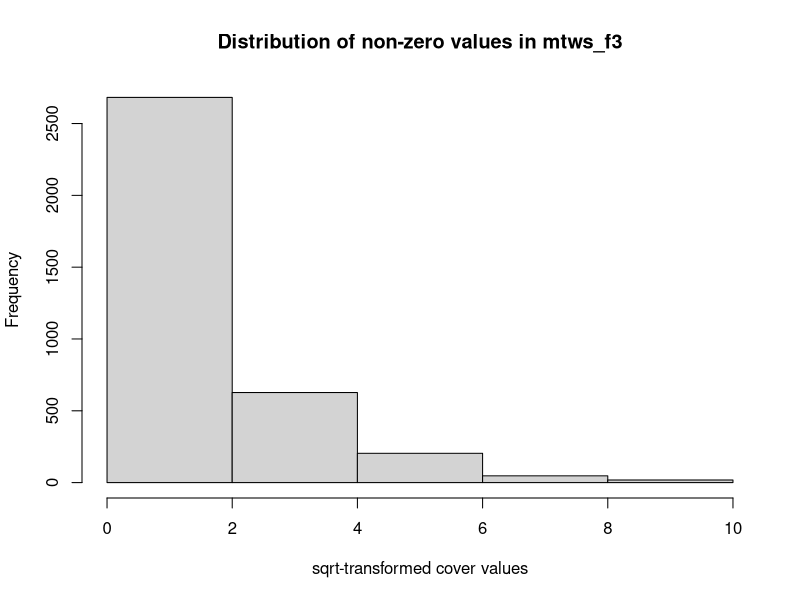
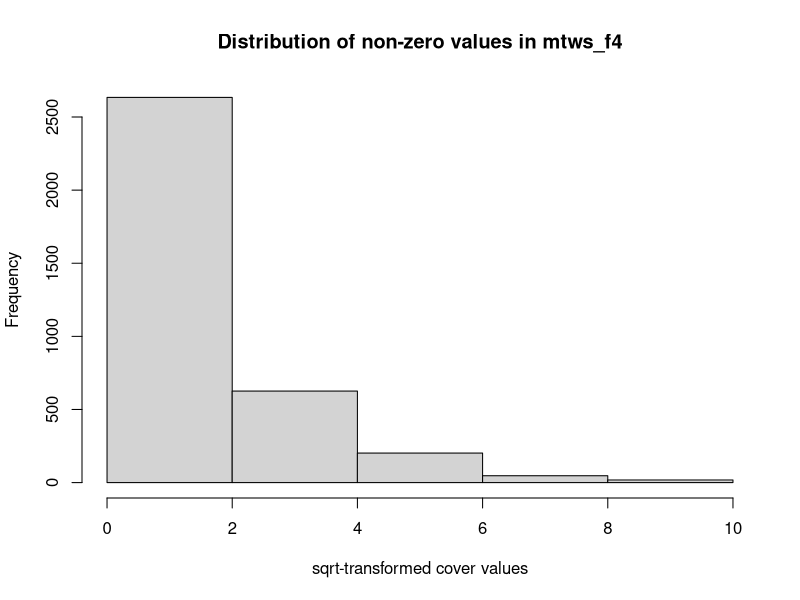
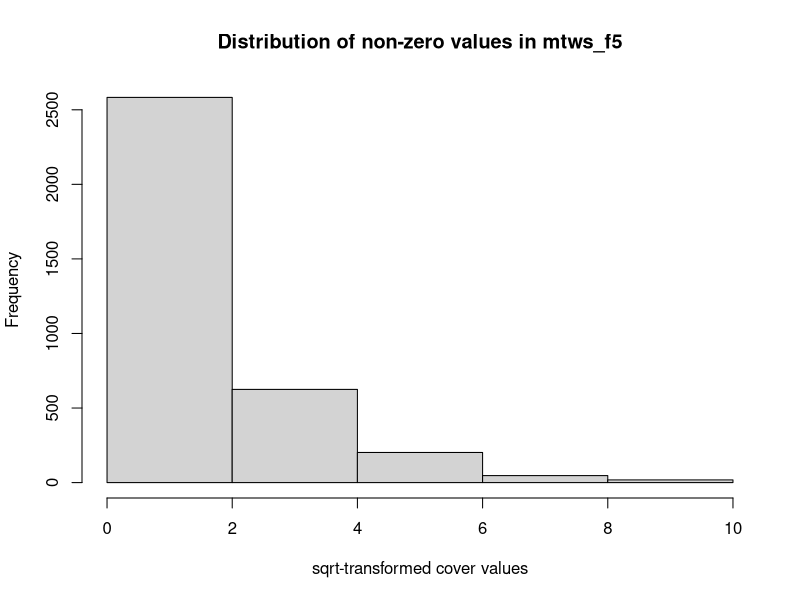

R code for these plots, in order:
# ==============================================================================
# Script Name: Data Preprocessing and Filtering for Modified TWINSPAN
# Description: This script cleans raw geobotanical plot data, removes empty 
#              plots/species, and generates frequency-filtered matrices. 
#              While thresholds of 3, 4, and 5 are computed for sensitivity 
#              testing, freq >= 4 is established as the optimal threshold for 
#              the final analysis to balance noise reduction and rare syntaxa 
#              preservation.
# ==============================================================================


# ------------------------------------------------------------------------------
# 0. LOAD REQUIRED PACKAGES
# ------------------------------------------------------------------------------
library(dplyr) # For efficient data manipulation

# ------------------------------------------------------------------------------
# 1. READ AND PREPARE RAW DATA
# ------------------------------------------------------------------------------
# Read the dataset. The first column must contain the unique plot IDs.
df <- read.csv("ready_data_AD_DM.csv", header = TRUE, check.names = FALSE)

# Extract plot IDs
plot_id <- df[[1]]

# Isolate the species matrix by dropping the ID column
comm <- df[, -1, drop = FALSE]

# Ensure all community data columns are numeric; replace NAs with 0
comm[] <- lapply(comm, function(x) as.numeric(as.character(x)))
comm[is.na(comm)] <- 0

# Assign plot IDs as row names for community matrix operations
rownames(comm) <- plot_id

# explicitly convert to data.frame
comm <- as.data.frame(comm)

# ------------------------------------------------------------------------------
# 2. BASIC DIAGNOSTICS OF RAW DATA
# ------------------------------------------------------------------------------
n_plots   <- nrow(comm)
n_species <- ncol(comm)

# Identify plots with no species and species occurring in no plots
empty_plots   <- rowSums(comm) == 0
empty_species <- colSums(comm) == 0

# Print raw data summary
cat("====================================\n")
cat("RAW DATA DIAGNOSTICS\n")
cat("====================================\n")
cat("Number of plots   :", n_plots, "\n")
cat("Number of species :", n_species, "\n")
cat("Empty plots       :", sum(empty_plots), "\n")
cat("Empty species     :", sum(empty_species), "\n")

# Calculate and print matrix sparsity (proportion of zeros)
sparsity <- sum(comm == 0) / (nrow(comm) * ncol(comm))
cat("Sparsity (%)      :", round(sparsity * 100, 2), "\n")

# Calculate species frequencies (number of plots each species occurs in)
sp_freq <- colSums(comm > 0)

cat("Species in <=1 plot :", sum(sp_freq <= 1), "\n")
cat("Species in <=2 plots:", sum(sp_freq <= 2), "\n")
cat("Species in <=3 plots:", sum(sp_freq <= 3), "\n")
cat("Species in <=4 plots:", sum(sp_freq <= 4), "\n")
cat("Species in <=5 plots:", sum(sp_freq <= 5), "\n")

# ------------------------------------------------------------------------------
# 3. REMOVE EMPTY PLOTS AND SPECIES
# ------------------------------------------------------------------------------
# Filter out plots with zero total cover and species with zero occurrences
comm_clean <- comm[!empty_plots, , drop = FALSE]
comm_clean <- comm_clean[, colSums(comm_clean) > 0, drop = FALSE]

cat("\n====================================\n")
cat("AFTER REMOVING EMPTY PLOTS/SPECIES\n")
cat("====================================\n")
cat("Plots   :", nrow(comm_clean), "\n")
cat("Species :", ncol(comm_clean), "\n")

# ------------------------------------------------------------------------------
# 4. FREQUENCY FILTERING FOR SENSITIVITY ANALYSIS
# ------------------------------------------------------------------------------
# Recalculate frequencies on the cleaned matrix
sp_freq_clean <- colSums(comm_clean > 0)

# Generate matrices with different frequency thresholds.
# Note: comm_f4 is selected for the primary analysis in the manuscript. 
# It effectively eliminates stochastic noise without losing diagnostic species 
# of rare plant communities, which is crucial for ICPN syntaxonomic classification.
comm_f3 <- comm_clean[, sp_freq_clean >= 3, drop = FALSE]
comm_f4 <- comm_clean[, sp_freq_clean >= 4, drop = FALSE]
comm_f5 <- comm_clean[, sp_freq_clean >= 5, drop = FALSE]

cat("\n====================================\n")
cat("AFTER FREQUENCY FILTERING\n")
cat("====================================\n")
cat("freq >= 3 :", ncol(comm_f3), "species\n")
cat("freq >= 4 :", ncol(comm_f4), "species\n")
cat("freq >= 5 :", ncol(comm_f5), "species\n")

# ------------------------------------------------------------------------------
# 5. DATA TRANSFORMATION
# ------------------------------------------------------------------------------
# Square-root transformation is applied to reduce the influence of highly 
# dominant species, a standard recommendation for TWINSPAN classification.
mtws_f3 <- sqrt(comm_f3)
mtws_f4 <- sqrt(comm_f4)
mtws_f5 <- sqrt(comm_f5)

# Retain raw (untransformed) filtered versions for potential downstream usage
mtws_raw_f3 <- comm_f3
mtws_raw_f4 <- comm_f4
mtws_raw_f5 <- comm_f5

# ------------------------------------------------------------------------------
# 6. EXPORT PROCESSED DATA
# ------------------------------------------------------------------------------
write.csv(mtws_f3, "mtwinspan_input_freq3_sqrt.csv", row.names = TRUE)
write.csv(mtws_f4, "mtwinspan_input_freq4_sqrt.csv", row.names = TRUE)
write.csv(mtws_f5, "mtwinspan_input_freq5_sqrt.csv", row.names = TRUE)

write.csv(mtws_raw_f3, "mtwinspan_input_freq3_raw.csv", row.names = TRUE)
write.csv(mtws_raw_f4, "mtwinspan_input_freq4_raw.csv", row.names = TRUE)
write.csv(mtws_raw_f5, "mtwinspan_input_freq5_raw.csv", row.names = TRUE)

# ------------------------------------------------------------------------------
# 7. GENERATE FILTER SUMMARY TABLE
# ------------------------------------------------------------------------------
# Create a comparative summary of the data dimensions across thresholds
summary_table <- data.frame(
  variant = c("clean_raw", "freq3_sqrt", "freq4_sqrt", "freq5_sqrt"),
  plots = c(
    nrow(comm_clean),
    nrow(mtws_f3),
    nrow(mtws_f4),
    nrow(mtws_f5)
  ),
  species = c(
    ncol(comm_clean),
    ncol(mtws_f3),
    ncol(mtws_f4),
    ncol(mtws_f5)
  ),
  sparsity = c(
    sum(comm_clean == 0) / (nrow(comm_clean) * ncol(comm_clean)),
    sum(mtws_f3 == 0) / (nrow(mtws_f3) * ncol(mtws_f3)),
    sum(mtws_f4 == 0) / (nrow(mtws_f4) * ncol(mtws_f4)),
    sum(mtws_f5 == 0) / (nrow(mtws_f5) * ncol(mtws_f5))
  )
)

cat("\n====================================\n")
cat("FILTER SUMMARY TABLE\n")
cat("====================================\n")
print(summary_table)

write.csv(summary_table, "mtwinspan_filter_summary.csv", row.names = FALSE)

# ------------------------------------------------------------------------------
# 8. INSPECTION OF THE CHOSEN MATRIX (FREQ_4)
# ------------------------------------------------------------------------------
# Detailed inspection of the optimal threshold (freq >= 4) used in the study
cat("\n====================================\n")
cat("SUMMARY OF mtws_f4 VALUES\n")
cat("====================================\n")
print(summary(as.vector(as.matrix(mtws_f4))))

cat("\nQUANTILES OF NON-ZERO VALUES IN mtws_f4\n")
print(
  quantile(
    as.vector(as.matrix(mtws_f4))[as.vector(as.matrix(mtws_f4)) > 0],
    probs = c(0.05, 0.25, 0.50, 0.75, 0.90, 0.95, 0.99)
  )
)

# Plot distribution of non-zero cover values for the selected matrix
hist(
  as.vector(as.matrix(mtws_f3))[as.vector(as.matrix(mtws_f3)) > 0],
  breaks = 5,
  main = "Distribution of non-zero values in mtws_f3",
  xlab = "sqrt-transformed cover values"
)



hist(
  as.vector(as.matrix(mtws_f4))[as.vector(as.matrix(mtws_f4)) > 0],
  breaks = 5,
  main = "Distribution of non-zero values in mtws_f4",
  xlab = "sqrt-transformed cover values"
)

hist(
  as.vector(as.matrix(mtws_f5))[as.vector(as.matrix(mtws_f5)) > 0],
  breaks = 5,
  main = "Distribution of non-zero values in mtws_f5",
  xlab = "sqrt-transformed cover values"
)









cat("\nSaved files:\n")
cat("- mtwinspan_input_freq3_sqrt.csv\n")
cat("- mtwinspan_input_freq4_sqrt.csv\n")
cat("- mtwinspan_input_freq5_sqrt.csv\n")
cat("- mtwinspan_input_freq3_raw.csv\n")
cat("- mtwinspan_input_freq4_raw.csv\n")
cat("- mtwinspan_input_freq5_raw.csv\n")
cat("- mtwinspan_filter_summary.csv\n")
